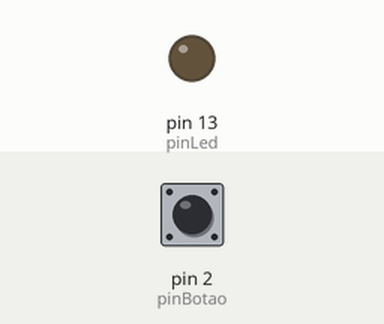
The sketch below on a simulated Arduino Uno, built with avr-gcc and run on an emulated ATmega328P. Parts: output pins drawn as LEDs (lit = HIGH). The test bench sets the inputs (shaded band); at power-on: pin 2 (pinBotao) HIGH.

Above: at 1.2 s.
1.3 s: pin 2 (pinBotao) pulled LOW for 0.15 s
At 1.37 s:
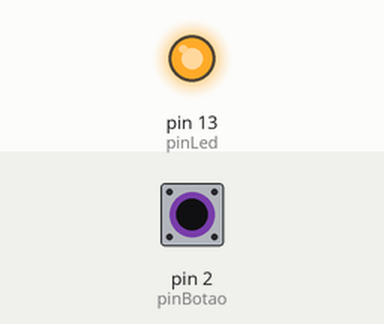
2.9 s: pin 2 (pinBotao) pulled LOW for 3.2 s
At 7.5 s:
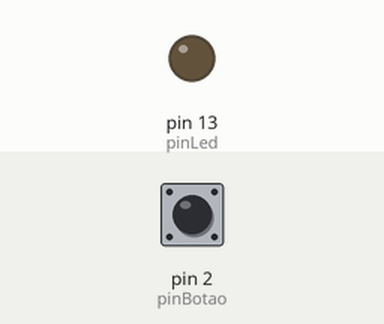
Timing chart, 0 to 9.0 s (numbered marks = the images above; inputs shaded):
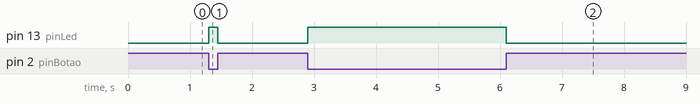

Measured:
- after the input at 1.3 s, pin 13 (pinLed): LOW → HIGH at once, → LOW 0.15 s later
- after the input at 2.9 s, pin 13 (pinLed): LOW → HIGH at once, → LOW 3.2 s later

The sketch:

CasaInteligente_Version5.ino
```cpp
// Casa Inteligente: Acender luz com botão (Simples)
// Autor: Gerado por Copilot

const int pinBotao = 2;
const int pinLed = 13;

void setup() {
  pinMode(pinBotao, INPUT_PULLUP); // Botão com resistor interno
  pinMode(pinLed, OUTPUT);
}

void loop() {
  if (digitalRead(pinBotao) == LOW) { // Botão pressionado
    digitalWrite(pinLed, HIGH);       // Acende LED
  } else {
    digitalWrite(pinLed, LOW);        // Apaga LED
  }
}
```
